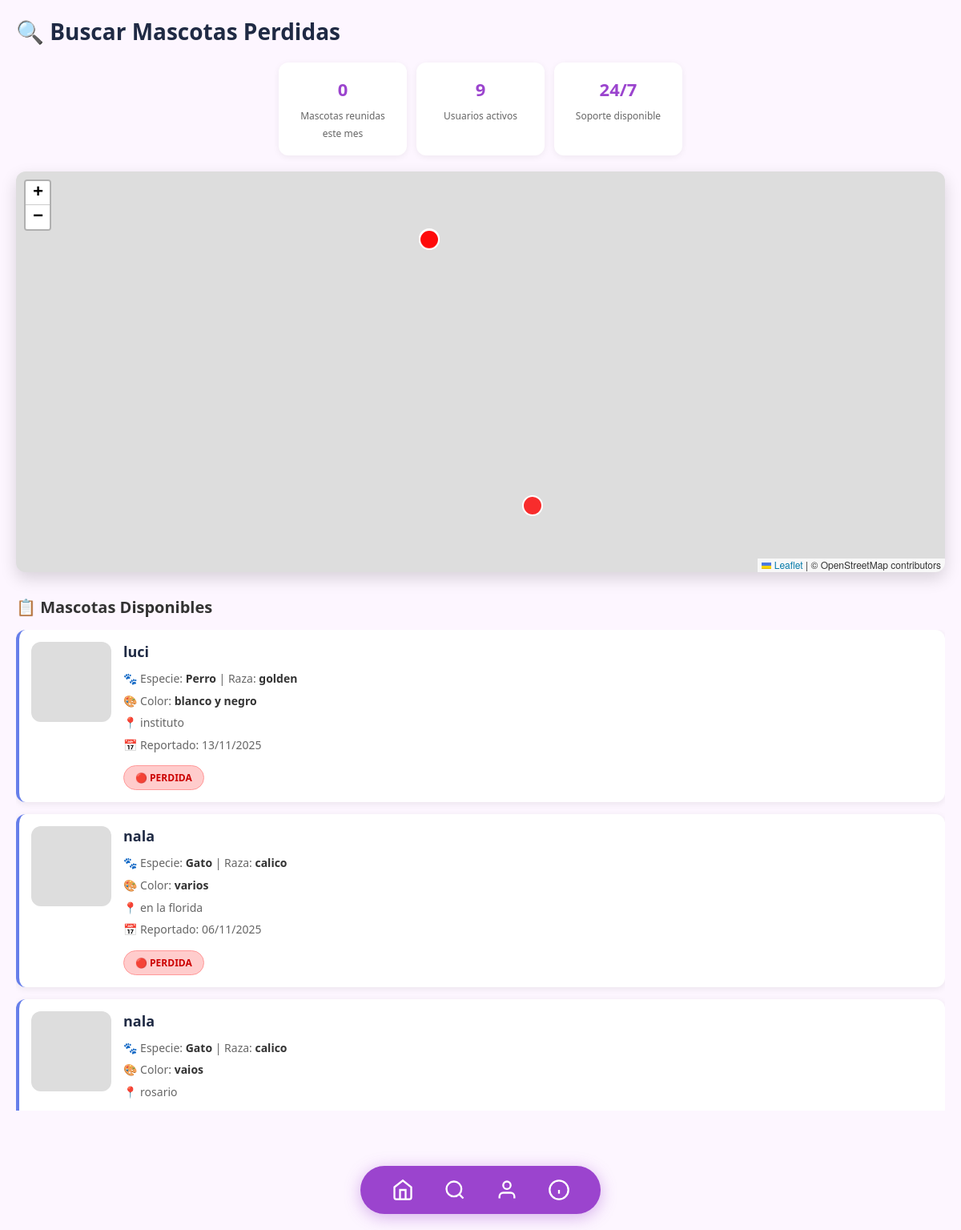
The page /finalpp2/mapa on the database its author committed.
### tables this page shows
CREATE TABLE `mascotas` (
  `id_mascota` int(11) NOT NULL AUTO_INCREMENT,
  `nombre` varchar(100) NOT NULL,
  `especie` varchar(50) NOT NULL,
  `raza` varchar(100) DEFAULT NULL,
  `edad` int(11) DEFAULT NULL,
  `genero` enum('macho','hembra') DEFAULT NULL,
  `color` varchar(50) DEFAULT NULL,
  `id` int(11) NOT NULL,
  `id_qr` int(11) DEFAULT NULL,
  `foto_url` varchar(255) DEFAULT NULL,
  `estado` enum('normal','perdida','encontrada') DEFAULT 'normal',
  `fecha_estado` datetime DEFAULT NULL,
  `descripcion_estado` text DEFAULT NULL,
  `fecha_registro` datetime NOT NULL DEFAULT current_timestamp(),
  `perdido` tinyint(1) DEFAULT 0,
  `ultima_ubicacion` varchar(255) DEFAULT NULL,
  `ultima_lat` decimal(10,7) DEFAULT NULL,
  `ultima_lng` decimal(10,7) DEFAULT NULL,
  `descripcion` varchar(255) DEFAULT NULL,
  PRIMARY KEY (`id_mascota`),
  UNIQUE KEY `id_qr` (`id_qr`),
  KEY `id_dueño` (`id`),
  KEY `idx_ultima_coords` (`ultima_lat`,`ultima_lng`),
  CONSTRAINT `mascotas_ibfk_1` FOREIGN KEY (`id`) REFERENCES `usuarios` (`id`),
  CONSTRAINT `mascotas_ibfk_2` FOREIGN KEY (`id_qr`) REFERENCES `codigos_qr` (`id_qr`)
);

### app/controllers/PetController.php (called while the page is built, shortened)
<?php
class PetController extends Controller {
    private $petModel;
    public function __construct() {
        $this->petModel = $this->loadModel('Pet');
    }
    public function map() {
        $mascotas = $this->petModel->findLostPets();
        $estadisticas = $this->petModel->getStatistics();
        $this->view('pet/map', [
            'mascotas' => $mascotas,
            'estadisticas' => $estadisticas
        ]);
    }
}

### public/index.php (called while the page is built, shortened)
<?php
require_once __DIR__ . '/../config/database.php';
require_once APP_PATH . '/core/Controller.php';
require_once APP_PATH . '/core/Router.php';
$router = new Router();
$router->get('/', 'HomeController', 'index');
$router->get('/home', 'HomeController', 'index');
$router->get('/login', 'UserController', 'login');
$router->post('/login', 'UserController', 'login');
$router->get('/registro', 'UserController', 'register');
$router->post('/registro', 'UserController', 'register');
$router->get('/perfil', 'UserController', 'profile');
$router->get('/usuario/{id}', 'UserController', 'profile');
$router->get('/editar-perfil', 'UserController', 'editProfile');
$router->post('/editar-perfil', 'UserController', 'editProfile');
$router->get('/logout', 'UserController', 'logout');
$router->get('/recuperar-password', 'UserController', 'recoverPassword');
$router->post('/recuperar-password', 'UserController', 'recoverPassword');
$router->get('/reset-password', 'UserController', 'resetPassword');
$router->post('/reset-password', 'UserController', 'resetPassword');
$router->get('/registrar-mascota', 'PetController', 'register');
$router->post('/registrar-mascota', 'PetController', 'register');
$router->get('/mascota/{id}', 'PetController', 'profile');
$router->get('/mascota/{id}/editar', 'PetController', 'edit');
$router->post('/mascota/{id}/editar', 'PetController', 'edit');
$router->get('/mascota/{id}/eliminar', 'PetController', 'delete');
$router->post('/mascota/{id}/eliminar', 'PetController', 'delete');
$router->post('/mascota/{id}/cambiar-estado', 'PetController', 'changeStatus');
$router->get('/mapa', 'PetController', 'map');
$router->get('/qr/{id}', 'PetController', 'qrInfo');
$router->get('/terminos', 'LegalController', 'terminos');
$router->get('/mision', 'LegalController', 'mision');
$router->dispatch();

### config/database.php (called while the page is built)
<?php
class Database {
    private static $instance = null;
    private $pdo;
    private function __construct() {
        $dsn = "mysql:host=localhost;dbname=mascotas_db;charset=utf8";
        $usuario = "root";
        $contraseña = "";
        $opciones = array(
            PDO::ATTR_ERRMODE => PDO::ERRMODE_EXCEPTION,
            PDO::ATTR_DEFAULT_FETCH_MODE => PDO::FETCH_ASSOC
        );
        try {
            $this->pdo = new PDO($dsn, $usuario, $contraseña, $opciones);
        } catch (PDOException $e) {
            die("Error de conexión: " . $e->getMessage());
        }
    }
    public static function getInstance() {
        if (self::$instance === null) {
            self::$instance = new self();
        }
        return self::$instance;
    }
    public function getConnection() {
        return $this->pdo;
    }
}

### app/models/Pet.php (called while the page is built, shortened)
<?php
class Pet {
    private $db;
    public function __construct() {
        $this->db = Database::getInstance()->getConnection();
    }
    public function findLostPets() {
        $sql = "SELECT
                    m.id_mascota,
                    m.nombre,
                    m.especie,
                    m.raza,
                    m.color,
                    m.foto_url,
                    m.estado,
                    m.descripcion_estado,
                    m.fecha_estado,
                    COALESCE(mp.ubicacion, u.direccion) AS ubicacion,
                    mp.lat AS latitud,
                    mp.lng AS longitud,
                    mp.fecha_perdida
                FROM mascotas m
                LEFT JOIN (
                    SELECT mp1.*
                    FROM mascotas_perdidas mp1
                    JOIN (
                        SELECT id_mascota, MAX(id_perdida) AS max_id
                        FROM mascotas_perdidas
                        GROUP BY id_mascota
                    ) last ON last.id_mascota = mp1.id_mascota AND last.max_id = mp1.id_perdida
                ) mp ON mp.id_mascota = m.id_mascota
                LEFT JOIN usuarios u ON m.id = u.id
                WHERE TRIM(m.estado) = 'perdida' OR mp.id_perdida IS NOT NULL
                ORDER BY COALESCE(m.fecha_estado, mp.fecha_perdida) DESC, m.id_mascota DESC";
        try {
            $stmt = $this->db->prepare($sql);
            $stmt->execute();
            return $stmt->fetchAll();
        } catch (PDOException $e) {
            $sqlSimple = "SELECT m.id_mascota, m.nombre, m.especie, m.raza, m.color, m.foto_url, m.estado,
                                 m.descripcion_estado, m.fecha_estado, u.direccion AS ubicacion,
                                 NULL AS latitud, NULL AS longitud, NULL AS fecha_perdida
                          FROM mascotas m
                          LEFT JOIN usuarios u ON m.id = u.id
                          WHERE TRIM(m.estado) = 'perdida'
                          ORDER BY m.fecha_estado DESC, m.id_mascota DESC";
            $stmt = $this->db->prepare($sqlSimple);
            $stmt->execute();
            return $stmt->fetchAll();
        }
    }
    public function getStatistics() {
        $stats = [];
        $sql = "SELECT COUNT(*) AS c FROM mascotas
                WHERE estado = 'encontrada'
                  AND fecha_estado IS NOT NULL
                  AND YEAR(fecha_estado) = YEAR(CURRENT_DATE())
                  AND MONTH(fecha_estado) = MONTH(CURRENT_DATE())";
        $stats['reunidas_mes'] = (int)$this->db->query($sql)->fetchColumn();
        $stats['usuarios_activos'] = (int)$this->db->query("SELECT COUNT(*) FROM usuarios")->fetchColumn();
        return $stats;
    }
}

### app/views/pet/map.php (the view, shortened to what this page needs)
<!DOCTYPE html>
<html lang="es">
<head>
    <link rel="stylesheet" href="<?= ASSETS_URL ?>/css/pet-map.css" />
    <link rel="stylesheet" href="<?= ASSETS_URL ?>/css/bottom-nav.css" />
    <link rel="stylesheet" href="https://cdnjs.cloudflare.com/ajax/libs/leaflet/1.9.4/leaflet.min.css" />
</head>
<body>
    <div class="mapa-container">
        <h1>🔍 Buscar Mascotas Perdidas</h1>
        <div style="margin: 20px 0; display: flex; gap: 12px; justify-content: center; flex-wrap: wrap;">
            <div style="background: white; border-radius: 12px; padding: 18px 16px; text-align: center; flex: 1; min-width: 120px; max-width: 160px; box-shadow: 0 2px 8px rgba(0, 0, 0, 0.06);">
                <strong style="font-size: 22px; display: block; color: #9B44CE; margin-bottom: 6px;"><?= (int)($estadisticas['reunidas_mes'] ?? 0) ?></strong>
                <span style="font-size: 12px; color: #666; font-weight: 500;">Mascotas reunidas este mes</span>
            </div>
            <div style="background: white; border-radius: 12px; padding: 18px 16px; text-align: center; flex: 1; min-width: 120px; max-width: 160px; box-shadow: 0 2px 8px rgba(0, 0, 0, 0.06);">
                <strong style="font-size: 22px; display: block; color: #9B44CE; margin-bottom: 6px;"><?= (int)($estadisticas['usuarios_activos'] ?? 0) ?></strong>
                <span style="font-size: 12px; color: #666; font-weight: 500;">Usuarios activos</span>
            </div>
            <div style="background: white; border-radius: 12px; padding: 18px 16px; text-align: center; flex: 1; min-width: 120px; max-width: 160px; box-shadow: 0 2px 8px rgba(0, 0, 0, 0.06);">
                <strong style="font-size: 22px; display: block; color: #9B44CE; margin-bottom: 6px;">24/7</strong>
                <span style="font-size: 12px; color: #666; font-weight: 500;">Soporte disponible</span>
            </div>
        </div>
        <div id="map"></div>
        <div class="lista-mascotas">
            <h2 style="margin-top: 0;">📋 Mascotas Disponibles</h2>
            <div class="results-container" id="results">
                    <?php if (empty($mascotas)): ?>
                        <p style="text-align: center; color: #666; padding: 40px;">No hay mascotas perdidas registradas en este momento.</p>
                    <?php else: ?>
                        <?php foreach ($mascotas as $mascota): ?>
                            <div class="mascota-item" data-mascota-id="<?= $mascota['id_mascota'] ?>" onclick="window.location.href='<?= BASE_URL ?>/mascota/<?= $mascota['id_mascota'] ?>'">
                                <div class="mascota-foto" style="background: #ddd; display: flex; align-items: center; justify-content: center; color: #999; position: relative; overflow: hidden;">
                                </div>
                                <div class="mascota-info">
                                    <div class="mascota-nombre"><?= htmlspecialchars($mascota['nombre']) ?></div>
                                    <div class="mascota-detalles">
                                        🐾 Especie: <strong><?= htmlspecialchars($mascota['especie']) ?></strong>
                                        <?php if (!empty($mascota['raza'])): ?>
                                            | Raza: <strong><?= htmlspecialchars($mascota['raza']) ?></strong>
                                        <?php endif; ?>
                                    </div>
                                    <?php if (!empty($mascota['color'])): ?>
                                        <div class="mascota-detalles">🎨 Color: <strong><?= htmlspecialchars($mascota['color']) ?></strong></div>
                                    <?php endif; ?>
                                    <?php if (!empty($mascota['ubicacion'])): ?>
                                        <div class="mascota-detalles">📍 <?= htmlspecialchars($mascota['ubicacion']) ?></div>
                                    <?php endif; ?>
                                    <?php if (!empty($mascota['fecha_perdida'])): ?>
                                        <div class="mascota-detalles">📅 Reportado: <?= date('d/m/Y', strtotime($mascota['fecha_perdida'] ?? $mascota['fecha_estado'] ?? $mascota['fecha_registro'])) ?></div>
                                    <?php endif; ?>
                                    <span class="estado-badge <?= ($mascota['estado'] ?? 'normal') === 'perdida' ? 'estado-perdida' : 'estado-normal' ?>">
                                        <?= ($mascota['estado'] ?? 'normal') === 'perdida' ? '🔴 PERDIDA' : '✅ Normal' ?>
                                    </span>
                                </div>
                            </div>
                        <?php endforeach; ?>
                    <?php endif; ?>
                </div>
            </div>
        </div>
    <?php include ROOT_PATH . '/app/includes/bottom_nav.php'; ?>
</body>
</html>

### app/core/Router.php (shortened to what this page needs)
<?php
class Router {
    private $routes = [];
    private function addRoute($httpMethod, $path, $controller, $method) {
        $this->routes[] = [
            'method' => $httpMethod,
            'path' => $path,
            'controller' => $controller,
            'action' => $method
        ];
    }
    public function dispatch() {
        $requestMethod = $_SERVER['REQUEST_METHOD'];
        $requestUri = $_SERVER['REQUEST_URI'];
        $requestUri = strtok($requestUri, '?');
        $requestUri = str_replace(BASE_URL, '', $requestUri);
        $requestUri = '/' . trim($requestUri, '/');
        foreach ($this->routes as $route) {
            if ($route['method'] !== $requestMethod) {
                continue;
            }
            $pattern = $this->convertToRegex($route['path']);
            if (preg_match($pattern, $requestUri, $matches)) {
                array_shift($matches);
                $action = $route['action'];
                $controller = new $controllerName();
                call_user_func_array([$controller, $action], $matches);
                return;
            }
        }
    }
    private function convertToRegex($path) {
        $pattern = preg_replace('/\{([a-zA-Z0-9_]+)\}/', '([a-zA-Z0-9_-]+)', $path);
        return '#^' . $pattern . '$#';
    }
}

### assets/css/pet-map.css (style rules this page uses)
* { margin: 0; padding: 0; box-sizing: border-box; }
html, body { width: 100%; height: 100%; }
body { font-family: 'Segoe UI', Tahoma, Geneva, Verdana, sans-serif; background: #fdf6ff; color: #333; }
.mapa-container { max-width: 1400px; margin: 0 auto; padding: 20px; padding-bottom: 100px; }
.mapa-container h1 { font-size: 28px; color: #1f2a44; margin-bottom: 20px; text-align: left; }
.mapa-container h2 { font-size: 20px; color: #333; margin-bottom: 15px; }
#map { width: 100%; height: 500px; border-radius: 12px; box-shadow: 0 8px 20px rgba(0, 0, 0, 0.15); margin-bottom: 30px; z-index: 1; }
.lista-mascotas { width: 100%; }
.results-container { display: flex; flex-direction: column; gap: 15px; max-height: 600px; overflow-y: auto; }
.mascota-item { padding: 15px; background: white; border-radius: 12px; box-shadow: 0 2px 8px rgba(0, 0, 0, 0.08); display: flex; gap: 15px; cursor: pointer; transition: all 0.3s ease; border-left: 4px solid #667eea; user-select: none; }
.mascota-foto { width: 100px; height: 100px; border-radius: 12px; object-fit: cover; flex-shrink: 0; background: #e0e0e0; display: flex; align-items: center; justify-content: center; color: #999; font-size: 12px; text-align: center; }
.mascota-info { flex: 1; display: flex; flex-direction: column; justify-content: flex-start; gap: 8px; }
.mascota-nombre { font-weight: 700; font-size: 18px; color: #1f2a44; margin-bottom: 4px; }
.mascota-detalles { color: #666; font-size: 14px; line-height: 1.4; }
.mascota-detalles strong { color: #333; font-weight: 600; }
.estado-badge { display: inline-block; padding: 6px 14px; border-radius: 20px; font-size: 12px; font-weight: 700; margin-top: 8px; width: fit-content; }
.estado-perdida { background: #ffcccc; color: #cc0000; border: 1px solid #ff9999; }

### rows shown on the page
mascotas: nombre "luci", especie "Perro", raza "golden", color "blanco y negro", ubicacion "instituto", fecha_registro "13/11/2025", estado "🔴 PERDIDA"
mascotas: nombre "nala", especie "Gato", raza "calico", color "varios", ubicacion "en la florida", fecha_registro "06/11/2025", estado "🔴 PERDIDA"
mascotas: nombre "nala", especie "Gato", raza "calico", color "vaios", ubicacion "rosario"

### other values the page prints
$estadisticas['reunidas_mes'] "0"
$estadisticas['usuarios_activos'] "9"
